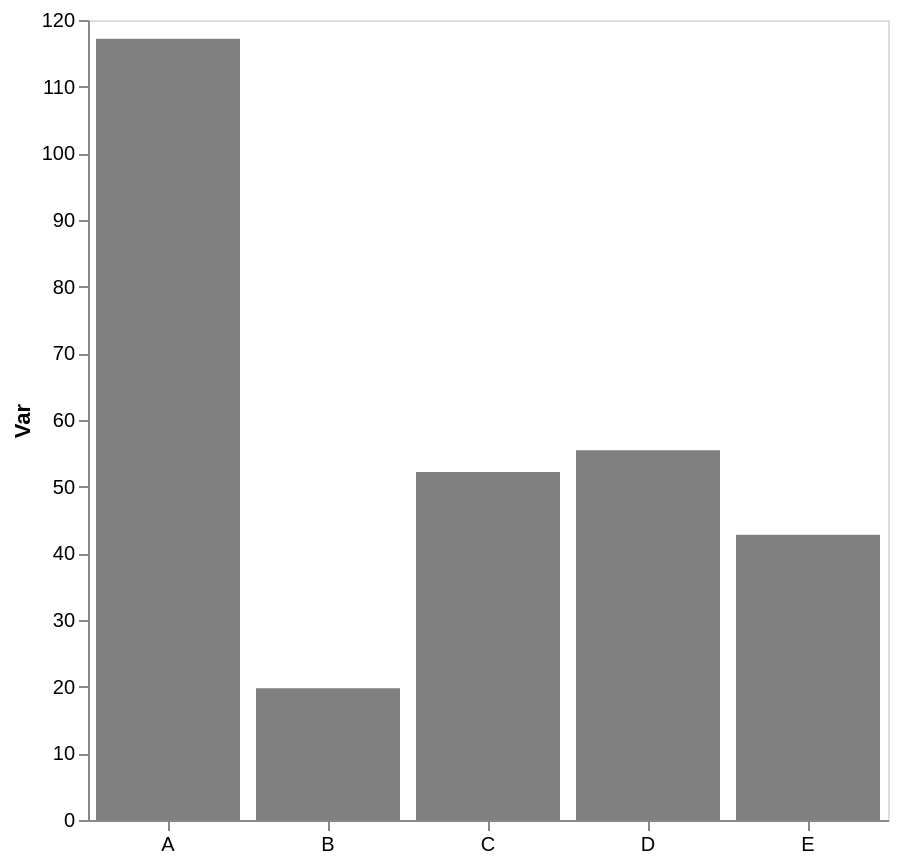

Write the Vega-Lite specification saved for this chart.
### Vega-Lite specification from a JSON file in a GitHub repository (floating-point values rounded to 4 significant figures)
{"config": {"view": {"continuousWidth": 300, "continuousHeight": 300}, "axis": {"grid": false}, "bar": {"color": "gray"}}, "data": {"name": "data-a7c762357f9e342939a984753d22ea78"}, "mark": {"type": "bar"}, "encoding": {"x": {"axis": {"labelAngle": 0, "title": null}, "field": "cat", "type": "nominal"}, "y": {"aggregate": "mean", "axis": {"title": "Var"}, "field": "var1", "type": "quantitative"}}, "height": 400, "width": 400, "$schema": "https://vega.github.io/schema/vega-lite/v5.17.0.json", "datasets": {"data-a7c762357f9e342939a984753d22ea78": [{"cat": "C", "var1": 50.37, "var2": 54.41}, {"cat": "C", "var1": 48.55, "var2": 43.04}, {"cat": "C", "var1": 56.74, "var2": 45.9}, {"cat": "E", "var1": 41.85, "var2": 52.04}, {"cat": "B", "var1": 17.75, "var2": 58.57}, {"cat": "A", "var1": 117.2, "var2": 54.26}, {"cat": "E", "var1": 43.76, "var2": 35.06}, {"cat": "D", "var1": 65.21, "var2": 46.79}, {"cat": "C", "var1": 53.07, "var2": 63.04}, {"cat": "B", "var1": 21.81, "var2": 61.09}, {"cat": "D", "var1": 39.47, "var2": 41.95}, {"cat": "D", "var1": 61.66, "var2": 34.8}]}}
